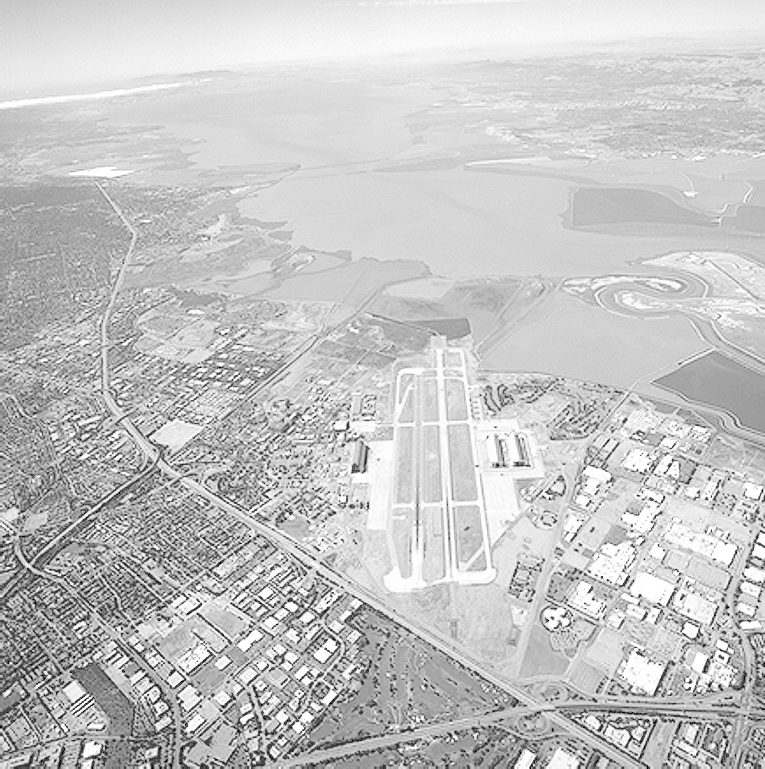
#> input picture assets/runway.png, 765 x 769 px
$ jupyter execute 'task 06.ipynb'   (older library calls are emulated)
#> lines starting #> are read from the running program, lines starting #| are printed output that depends on the picture
## IN4640 Assignment 1
### Intensity Transformations and Neighborhood Filtering
### Task 06

[cell 1]
import cv2
import numpy as np
import matplotlib.pyplot as plt
import os
from mpl_toolkits.mplot3d import Axes3D

[cell 2]
def derivative_of_gaussian_kernels(size, sigma):
    ax = np.linspace(-(size - 1) / 2., (size - 1) / 2., size)
    xx, yy = np.meshgrid(ax, ax)

    kernel_gaussian = np.exp(-0.5 * (np.square(xx) + np.square(yy)) / np.square(sigma))
    kernel_gaussian = kernel_gaussian / np.sum(kernel_gaussian)

    kernel_dog_x = -(xx / np.square(sigma)) * kernel_gaussian
    kernel_dog_y = -(yy / np.square(sigma)) * kernel_gaussian

    return kernel_dog_x, kernel_dog_y

kernel_dog_x_5x5, kernel_dog_y_5x5 = derivative_of_gaussian_kernels(5, 2)

print("5x5 Derivative of Gaussian Kernel (X-direction):\n", kernel_dog_x_5x5)
print("\n5x5 Derivative of Gaussian Kernel (Y-direction):\n", kernel_dog_y_5x5)

[cell 3]
kernel_dog_x_51x51, _ = derivative_of_gaussian_kernels(51, 10)

fig = plt.figure(figsize=(10, 6))
ax = fig.add_subplot(111, projection='3d')
x = np.linspace(0, 50, 51)
y = np.linspace(0, 50, 51)
X, Y = np.meshgrid(x, y)

surf = ax.plot_surface(X, Y, kernel_dog_x_51x51, cmap='viridis')
plt.title('3D Surface Plot of DoG Kernel (X-direction)')
plt.show()
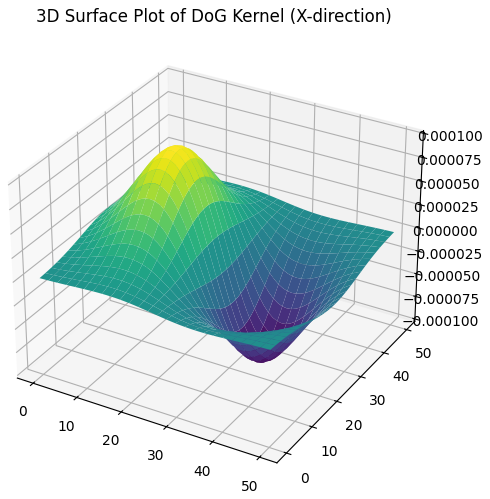
#> figure drawn by matplotlib, 1 panel

[cell 4]
img_path = 'assets/runway.png'
if os.path.exists(img_path):
    image = cv2.imread(img_path, cv2.IMREAD_GRAYSCALE)
#> image is the input picture: shape (769, 765); min 0, max 255, mean 197.1

    grad_x_manual = cv2.filter2D(image, cv2.CV_64F, kernel_dog_x_5x5)
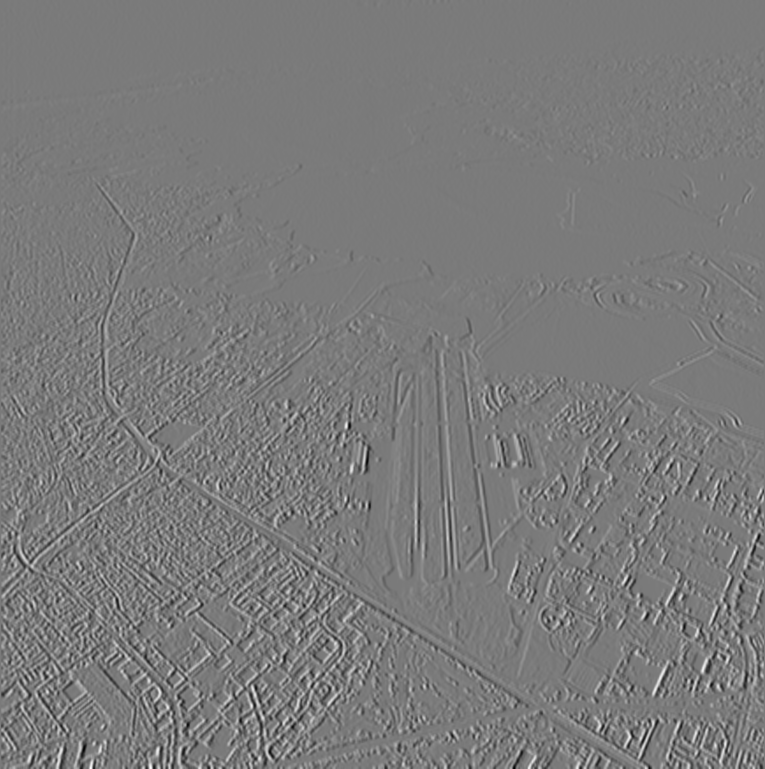
#> grad_x_manual: shape (769, 765) float64; min -26.03, max 28, mean 0; drawn with min black and max white
    grad_y_manual = cv2.filter2D(image, cv2.CV_64F, kernel_dog_y_5x5)
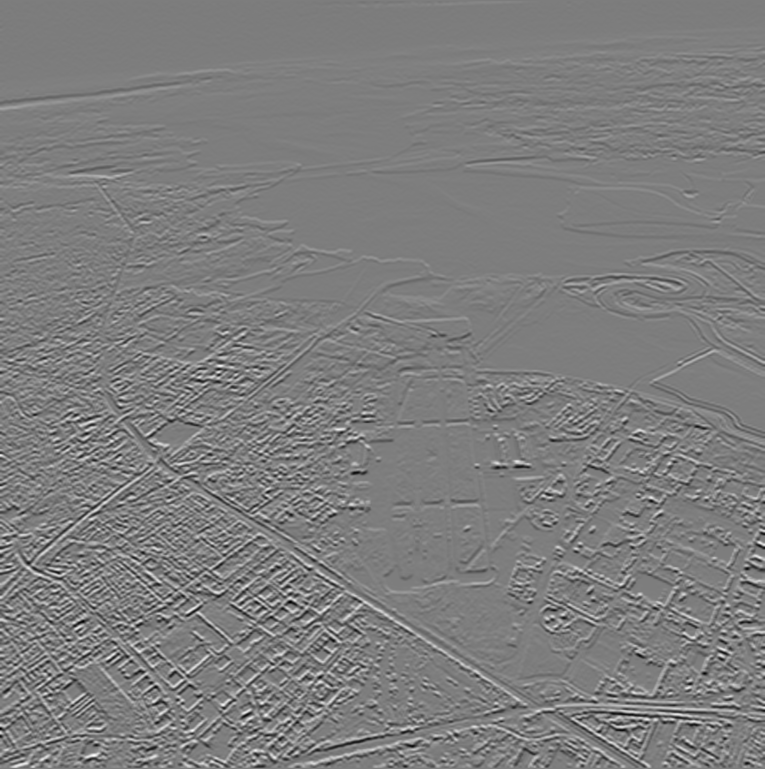
#> grad_y_manual: shape (769, 765) float64; min -24.52, max 25.18, mean 0; drawn with min black and max white

    grad_x_sobel = cv2.Sobel(image, cv2.CV_64F, 1, 0, ksize=5)
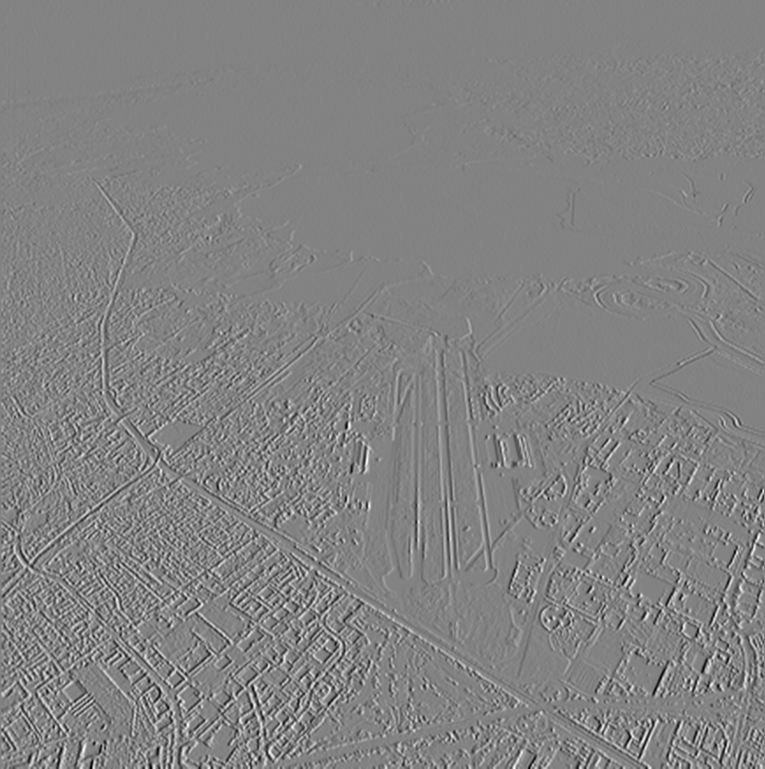
#> grad_x_sobel: shape (769, 765) float64; min -9652, max 9177, mean 3.9; drawn with min black and max white
    grad_y_sobel = cv2.Sobel(image, cv2.CV_64F, 0, 1, ksize=5)
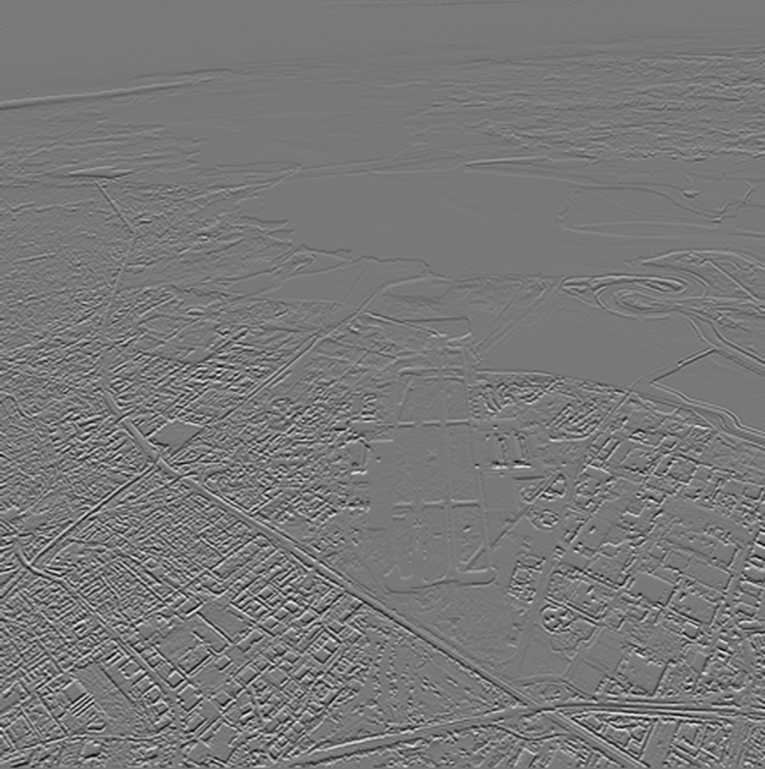
#> grad_y_sobel: shape (769, 765) float64; min -8941, max 9904, mean -11.7; drawn with min black and max white

    plt.figure(figsize=(12, 10))

    plt.subplot(2, 2, 1)
    plt.imshow(np.abs(grad_x_manual), cmap='gray')
    plt.title('Manual DoG Gradient X')
    plt.axis('off')

    plt.subplot(2, 2, 2)
    plt.imshow(np.abs(grad_y_manual), cmap='gray')
    plt.title('Manual DoG Gradient Y')
    plt.axis('off')

    plt.subplot(2, 2, 3)
    plt.imshow(np.abs(grad_x_sobel), cmap='gray')
    plt.title('Sobel Gradient X')
    plt.axis('off')

    plt.subplot(2, 2, 4)
    plt.imshow(np.abs(grad_y_sobel), cmap='gray')
    plt.title('Sobel Gradient Y')
    plt.axis('off')

    plt.tight_layout()
    plt.show()
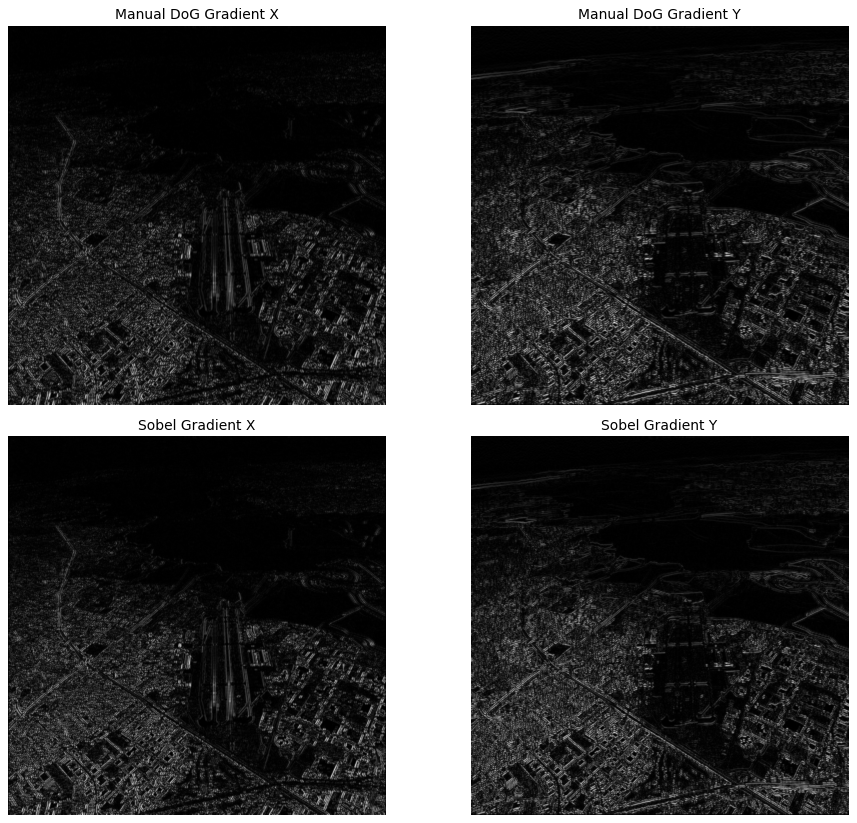
#> figure drawn by matplotlib, 4 panels
else:
    print(f"Error: File not found at {img_path}")
